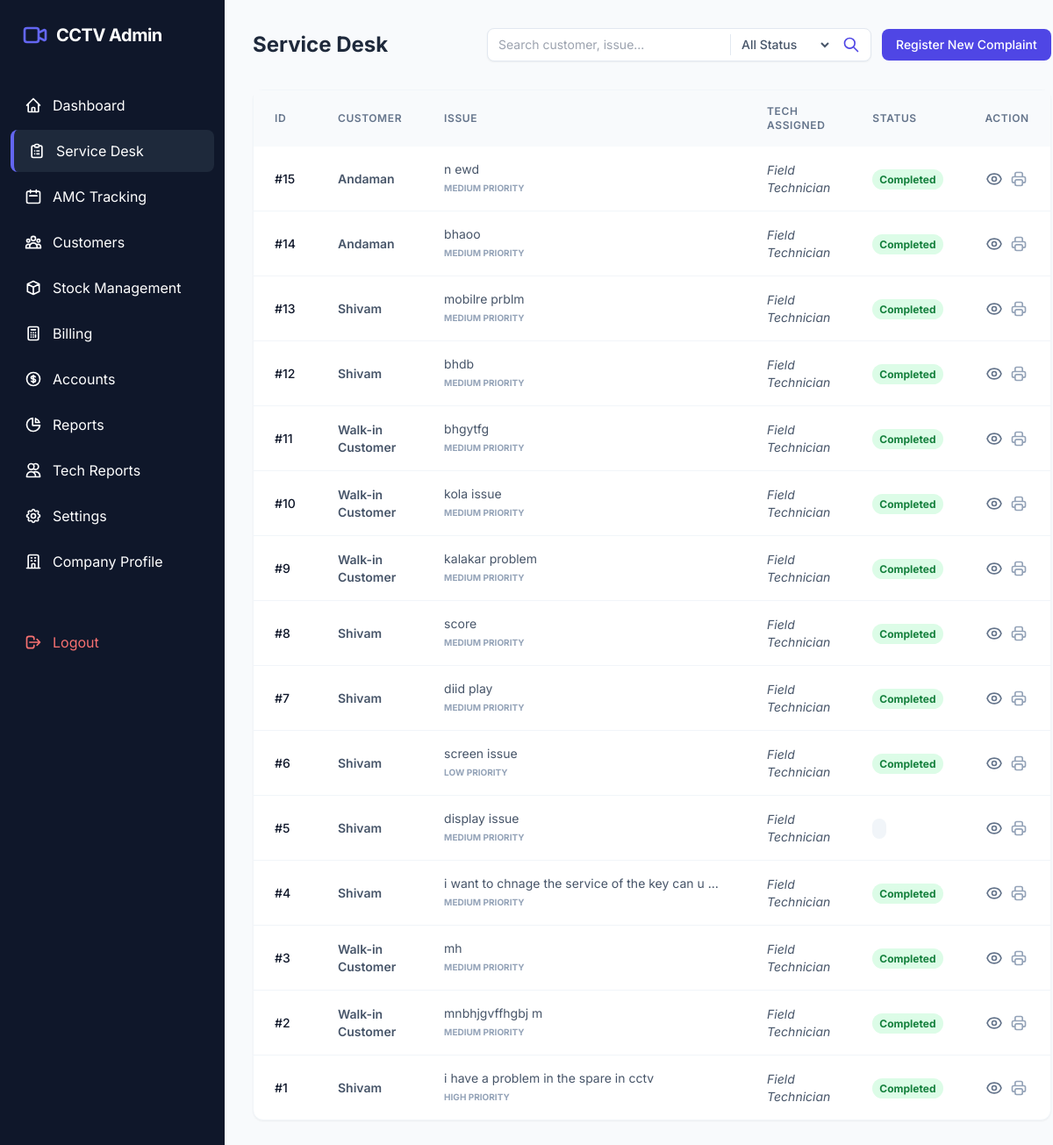
The page /admin/complaints.php (signed in) on the database as committed earlier.
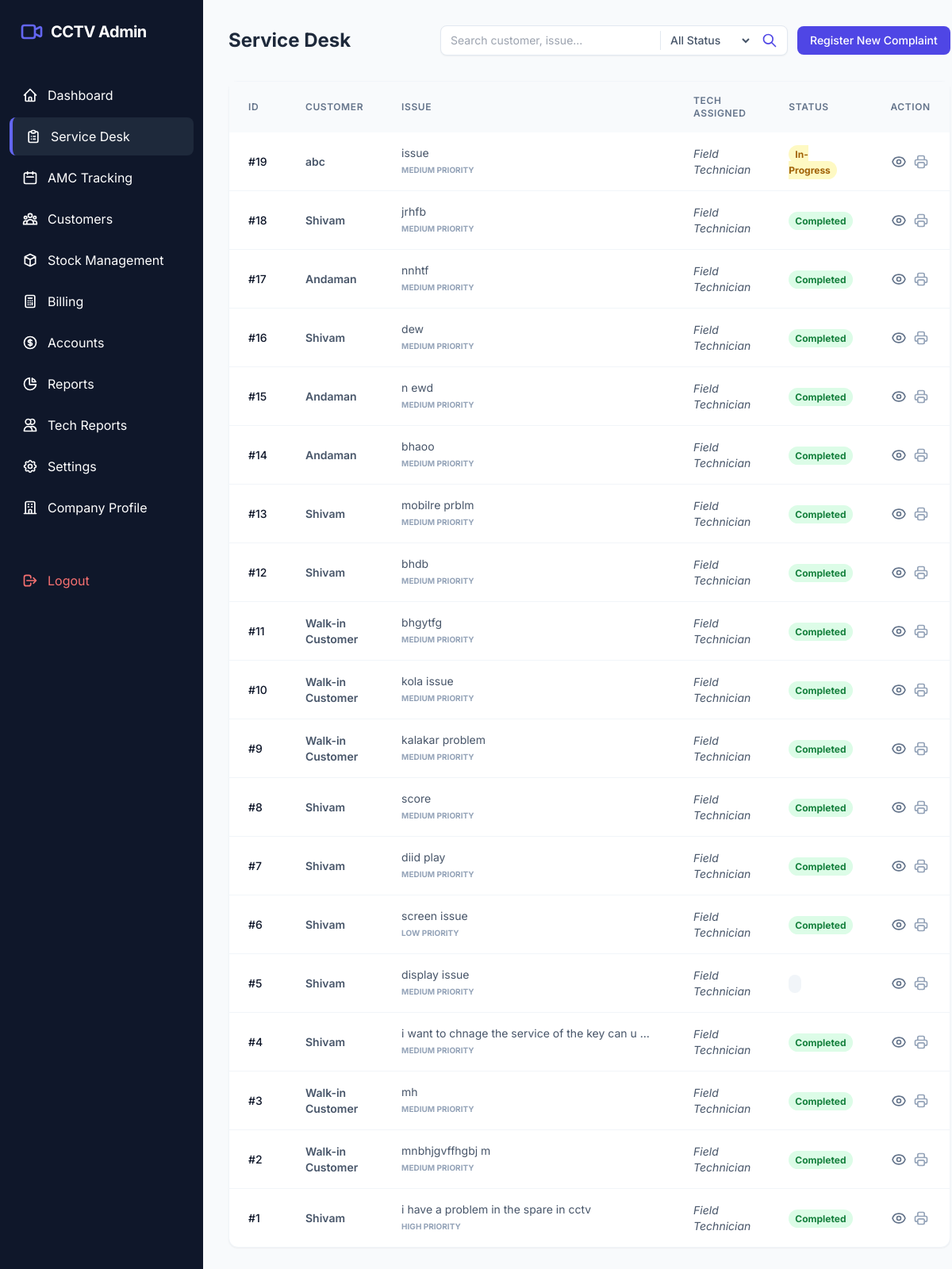
The same page on the database as committed later.
### tables this page shows
CREATE TABLE `complaints` (
  `id` int(11) NOT NULL,
  `customer_id` int(11) DEFAULT NULL,
  `assigned_tech_id` int(11) DEFAULT NULL,
  `issue_description` text NOT NULL,
  `priority` enum('Low','Medium','High') DEFAULT 'Medium',
  `status` enum('Open','Assigned','In-Progress','Completed','Closed') DEFAULT 'Open',
  `tech_remarks` text DEFAULT NULL,
  `parts_consumed` longtext DEFAULT NULL COMMENT 'Stores array of {product_id, qty, price}' CHECK (json_valid(`parts_consumed`)),
  `photo_before` varchar(255) DEFAULT NULL,
  `photo_after` varchar(255) DEFAULT NULL,
  `created_at` timestamp NOT NULL DEFAULT current_timestamp(),
  `assigned_at` datetime DEFAULT NULL,
  `started_at` datetime DEFAULT NULL,
  `completed_at` datetime DEFAULT NULL
);

CREATE TABLE `customers` (
  `id` int(11) NOT NULL,
  `customer_name` varchar(150) NOT NULL,
  `phone` varchar(15) NOT NULL,
  `address` text NOT NULL,
  `due_amount` decimal(10,2) DEFAULT 0.00,
  `gst_number` varchar(20) DEFAULT NULL,
  `has_active_amc` tinyint(1) DEFAULT 0,
  `created_at` timestamp NOT NULL DEFAULT current_timestamp()
);

CREATE TABLE `users` (
  `id` int(11) NOT NULL,
  `fullname` varchar(100) NOT NULL,
  `email` varchar(100) NOT NULL,
  `address` text DEFAULT NULL,
  `password` varchar(255) NOT NULL,
  `phone` varchar(15) DEFAULT NULL,
  `role` enum('admin','technician') DEFAULT 'technician',
  `status` tinyint(1) DEFAULT 1 COMMENT '1: Active, 0: Inactive',
  `rating` decimal(3,2) DEFAULT 5.00,
  `created_at` timestamp NOT NULL DEFAULT current_timestamp()
);

### includes/auth.php (called while the page is built, shortened)
<?php
function isAdmin() {
    return isset($_SESSION['role']) && $_SESSION['role'] === 'admin';
}
?>

### admin/complaints.php (the view, shortened to what this page needs)
<?php
require_once '../includes/auth.php';
require_once '../includes/db_connect.php';
require_once '../includes/header.php';
$searchTerm = $_GET['search'] ?? '';
try {
    $params = [];
    $query = "SELECT c.*, cust.customer_name, u.fullname as tech_name
              FROM complaints c
              LEFT JOIN customers cust ON c.customer_id = cust.id
              LEFT JOIN users u ON c.assigned_tech_id = u.id";
    $query .= " ORDER BY c.created_at DESC";
    $stmt = $pdo->prepare($query);
    $stmt->execute($params);
    $complaints = $stmt->fetchAll();
} catch (PDOException $e) {
    echo "Error: " . $e->getMessage();
}
?>
<div class="space-y-8">
    <div class="flex flex-col md:flex-row md:items-center justify-between gap-4">
        <h2 class="text-2xl font-bold text-slate-800">Service Desk</h2>
        <div class="flex flex-wrap items-center gap-3">
            <form method="GET" class="flex items-center gap-2 bg-white border border-slate-200 rounded-lg px-3 py-1.5 shadow-sm">
                <input type="text" name="search" value="<?php echo htmlspecialchars($searchTerm); ?>" placeholder="Search customer, issue..." class="text-sm outline-none w-40 md:w-64 bg-transparent">
                <select name="status" class="text-sm bg-transparent border-none outline-none text-slate-600 font-medium pr-2">
                    <option value="">All Status</option>
                </select>
                <button type="submit" class="text-indigo-600 hover:text-indigo-800 ml-1">
                    <svg xmlns="http://www.w3.org/2000/svg" class="h-5 w-5" fill="none" viewBox="0 0 24 24" stroke="currentColor"><path stroke-linecap="round" stroke-linejoin="round" stroke-width="2" d="M21 21l-6-6m2-5a7 7 0 11-14 0 7 7 0 0114 0z" /></svg>
                </button>
            </form>
            <button onclick="openComplaintModal()" class="bg-indigo-600 text-white px-4 py-2 rounded-lg text-sm font-medium hover:bg-indigo-700 transition">Register New Complaint</button>
        </div>
    </div>
    <div class="bg-white rounded-xl shadow-sm border border-slate-100">
        <div class="overflow-x-auto">
            <table class="w-full text-left">
                <thead>
                    <tr class="bg-slate-50 text-slate-500 text-xs uppercase tracking-wider">
                        <th class="px-6 py-4 font-semibold">ID</th>
                        <th class="px-6 py-4 font-semibold">Customer</th>
                        <th class="px-6 py-4 font-semibold">Issue</th>
                        <th class="px-6 py-4 font-semibold">Tech Assigned</th>
                        <th class="px-6 py-4 font-semibold">Status</th>
                        <th class="px-6 py-4 font-semibold">Action</th>
                    </tr>
                </thead>
                <tbody class="divide-y divide-slate-100">
                    <?php foreach ($complaints as $complaint): ?>
                    <tr class="hover:bg-slate-50 transition cursor-pointer" onclick="toggleTimeline(<?php echo $complaint['id']; ?>)">
                        <td class="px-6 py-4 text-sm font-medium text-slate-900">#<?php echo $complaint['id']; ?></td>
                        <td class="px-6 py-4 text-sm text-slate-600 font-semibold"><?php echo htmlspecialchars($complaint['customer_name']); ?></td>
                        <td class="px-6 py-4 text-sm text-slate-600">
                            <div class="max-w-xs truncate"><?php echo htmlspecialchars($complaint['issue_description']); ?></div>
                            <span class="text-[10px] uppercase font-bold text-slate-400"><?php echo $complaint['priority']; ?> Priority</span>
                        </td>
                        <td class="px-6 py-4 text-sm text-slate-600 italic">
                            <?php echo $complaint['tech_name'] ?? '<span class="text-red-400">Not Assigned</span>'; ?>
                        </td>
                        <td class="px-6 py-4 text-sm">
                            <?php
                                $statusClasses = [
                                    'Open' => 'bg-red-100 text-red-700',
                                    'Assigned' => 'bg-blue-100 text-blue-700',
                                    'In-Progress' => 'bg-yellow-100 text-yellow-700',
                                    'Completed' => 'bg-green-100 text-green-700',
                                    'Closed' => 'bg-slate-100 text-slate-700',
                                ];
                                $class = $statusClasses[$complaint['status']] ?? 'bg-slate-100 text-slate-700';
                            ?>
                            <span class="px-2 py-1 rounded-full text-xs font-bold <?php echo $class; ?>">
                                <?php echo $complaint['status']; ?>
                            </span>
                        </td>
                        <td class="px-6 py-4 text-sm" onclick="event.stopPropagation()">
                            <div class="flex items-center gap-2">
                                <button onclick="viewComplaint(<?php echo $complaint['id']; ?>)" class="text-slate-500 hover:text-indigo-600 transition" title="View History/Details">
                                </button>
                                <a href="invoice_gen.php?id=<?php echo $complaint['id']; ?>" class="text-slate-400 hover:text-indigo-600 transition" title="Generate Invoice"></a>
                            </div>
                        </td>
                    </tr>
                    <?php endforeach; ?>
                </tbody>
            </table>
        </div>
    </div>
</div>
<?php require_once '../includes/footer.php'; ?>

### includes/header.php (shortened to what this page needs)
<?php
require_once __DIR__ . '/auth.php';
$isAdminPath = str_contains($_SERVER['REQUEST_URI'], '/admin/');
$isTechPath = str_contains($_SERVER['REQUEST_URI'], '/tech/');
?>
<!DOCTYPE html>
<html lang="en">
<head>
    <script src="https://cdn.tailwindcss.com"></script>
</head>
<body class="bg-slate-50 text-slate-900">
<div class="flex min-h-screen">
    <?php if ($isAdminPath && isAdmin() && !isset($_GET['print'])): ?>
    <aside class="w-64 bg-slate-900 text-white flex-shrink-0 fixed h-full transition-all duration-300 z-50 overflow-y-auto custom-scrollbar">
        <div class="p-6">
            <h1 class="text-xl font-bold tracking-tight flex items-center gap-2">
                CCTV Admin
            </h1>
        </div>
        <nav class="mt-4 px-3 space-y-1">
            <a href="/cctv/admin/index.php" class="flex items-center gap-3 px-4 py-3 rounded-lg hover:bg-slate-800 transition <?php echo str_contains($_SERVER['PHP_SELF'], 'index.php') ? 'bg-slate-800 border-l-4 border-indigo-500' : ''; ?>">
                Dashboard
            </a>
            <a href="/cctv/admin/complaints.php" class="flex items-center gap-3 px-4 py-3 rounded-lg hover:bg-slate-800 transition <?php echo str_contains($_SERVER['PHP_SELF'], 'complaints.php') ? 'bg-slate-800 border-l-4 border-indigo-500' : ''; ?>">
                Service Desk
            </a>
            <a href="/cctv/admin/amc_tracking.php" class="flex items-center gap-3 px-4 py-3 rounded-lg hover:bg-slate-800 transition <?php echo str_contains($_SERVER['PHP_SELF'], 'amc_tracking.php') ? 'bg-slate-800 border-l-4 border-indigo-500' : ''; ?>">
                <svg xmlns="http://www.w3.org/2000/svg" class="h-5 w-5" fill="none" viewBox="0 0 24 24" stroke="currentColor"><path stroke-linecap="round" stroke-linejoin="round" stroke-width="2" d="M8 7V3m8 4V3m-9 8h10M5 21h14a2 2 0 002-2V7a2 2 0 00-2-2H5a2 2 0 00-2 2v12a2 2 0 002 2z"/></svg>
                AMC Tracking
            </a>
            <a href="/cctv/admin/customers.php" class="flex items-center gap-3 px-4 py-3 rounded-lg hover:bg-slate-800 transition <?php echo str_contains($_SERVER['PHP_SELF'], 'customers.php') ? 'bg-slate-800 border-l-4 border-indigo-500' : ''; ?>">
                Customers
            </a>
            <a href="/cctv/admin/stock/index.php" class="flex items-center gap-3 px-4 py-3 rounded-lg hover:bg-slate-800 transition <?php echo str_contains($_SERVER['PHP_SELF'], 'stock/') ? 'bg-slate-800 border-l-4 border-indigo-500' : ''; ?>">
                <svg xmlns="http://www.w3.org/2000/svg" class="h-5 w-5" fill="none" viewBox="0 0 24 24" stroke="currentColor"><path stroke-linecap="round" stroke-linejoin="round" stroke-width="2" d="M20 7l-8-4-8 4m16 0l-8 4m8-4v10l-8 4m0-10L4 7m8 4v10M4 7v10l8 4"/></svg>
                Stock Management
            </a>
            <a href="/cctv/admin/billing.php" class="flex items-center gap-3 px-4 py-3 rounded-lg hover:bg-slate-800 transition <?php echo str_contains($_SERVER['PHP_SELF'], 'billing.php') ? 'bg-slate-800 border-l-4 border-indigo-500' : ''; ?>">
                Billing
            </a>
            <a href="/cctv/admin/accounts/index.php" class="flex items-center gap-3 px-4 py-3 rounded-lg hover:bg-slate-800 transition <?php echo str_contains($_SERVER['PHP_SELF'], 'accounts/') ? 'bg-slate-800 border-l-4 border-indigo-500' : ''; ?>">
                Accounts
            </a>
            <a href="/cctv/admin/reports.php" class="flex items-center gap-3 px-4 py-3 rounded-lg hover:bg-slate-800 transition <?php echo str_contains($_SERVER['PHP_SELF'], 'reports.php') ? 'bg-slate-800 border-l-4 border-indigo-500' : ''; ?>">
                Reports
            </a>
            <a href="/cctv/admin/technician_report.php" class="flex items-center gap-3 px-4 py-3 rounded-lg hover:bg-slate-800 transition <?php echo str_contains($_SERVER['PHP_SELF'], 'technician_report.php') ? 'bg-slate-800 border-l-4 border-indigo-500' : ''; ?>">
                <svg xmlns="http://www.w3.org/2000/svg" class="h-5 w-5" fill="none" viewBox="0 0 24 24" stroke="currentColor"><path stroke-linecap="round" stroke-linejoin="round" stroke-width="2" d="M12 4.354a4 4 0 110 5.292M15 21H3v-1a6 6 0 0112 0v1zm0 0h6v-1a6 6 0 00-9-5.197M13 7a4 4 0 11-8 0 4 4 0 018 0z" /></svg>
                Tech Reports
            </a>
            <a href="/cctv/admin/settings.php" class="flex items-center gap-3 px-4 py-3 rounded-lg hover:bg-slate-800 transition <?php echo str_contains($_SERVER['PHP_SELF'], 'settings.php') ? 'bg-slate-800 border-l-4 border-indigo-500' : ''; ?>">
                Settings
            </a>
            <a href="/cctv/admin/company_profile.php" class="flex items-center gap-3 px-4 py-3 rounded-lg hover:bg-slate-800 transition <?php echo str_contains($_SERVER['PHP_SELF'], 'company_profile.php') ? 'bg-slate-800 border-l-4 border-indigo-500' : ''; ?>">
                Company Profile
            </a>
            <div class="pt-10">
                <a href="/cctv/logout.php" class="flex items-center gap-3 px-4 py-3 rounded-lg hover:bg-red-900/50 text-red-400 transition">
                    <svg xmlns="http://www.w3.org/2000/svg" class="h-5 w-5" fill="none" viewBox="0 0 24 24" stroke="currentColor"><path stroke-linecap="round" stroke-linejoin="round" stroke-width="2" d="M17 16l4-4m0 0l-4-4m4 4H7m6 4v1a3 3 0 01-3 3H6a3 3 0 01-3-3V7a3 3 0 013-3h4a3 3 0 013 3v1"/></svg>
                    Logout
                </a>
            </div>
        </nav>
    </aside>
    <?php endif; ?>
    <main class="flex-1 <?php echo (($isAdminPath && isAdmin()) || ($isTechPath && isTech())) && !isset($_GET['print']) ? 'ml-20 md:ml-64' : ''; ?> p-4 md:p-8">

### includes/footer.php (shortened to what this page needs)
    </main>
</div>
</body>
</html>

### includes/header.php (style rules this page uses)
body { font-family: 'Inter', sans-serif; }

Rows that differ between the two databases and show on the page:
added complaints: id "19", customer.customer_name "abc", issue_description "issue", priority "MEDIUM", assigned_tech.fullname "Field Technician", status "In-Progress"
added complaints: id "18", customer.customer_name "Shivam", issue_description "jrhfb", priority "MEDIUM", assigned_tech.fullname "Field Technician", status "Completed"
added complaints: id "17", customer.customer_name "Andaman", issue_description "nnhtf", priority "MEDIUM", assigned_tech.fullname "Field Technician", status "Completed"
added complaints: id "16", customer.customer_name "Shivam", issue_description "dew", priority "MEDIUM", assigned_tech.fullname "Field Technician", status "Completed"
